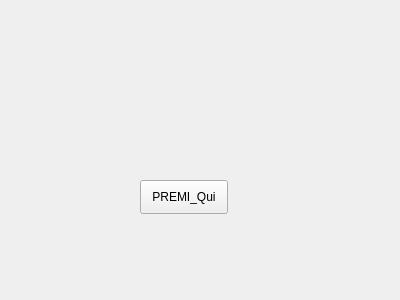
<?xml version="1.0" encoding="UTF-8"?>
<ui version="4.0">
 <class>Form</class>
 <widget class="QWidget" name="Form">
  <property name="geometry">
   <rect>
    <x>0</x>
    <y>0</y>
    <width>400</width>
    <height>300</height>
   </rect>
  </property>
  <property name="windowTitle">
   <string>ui</string>
  </property>
  <widget class="QPushButton" name="btn">
   <property name="geometry">
    <rect>
     <x>140</x>
     <y>180</y>
     <width>88</width>
     <height>34</height>
    </rect>
   </property>
   <property name="text">
    <string>PREMI_Qui</string>
   </property>
  </widget>
 </widget>
 <resources/>
 <connections>
  <connection>
   <sender>btn</sender>
   <signal>clicked()</signal>
   <receiver>Form</receiver>
   <slot>prova()</slot>
   <hints>
    <hint type="sourcelabel">
     <x>188</x>
     <y>200</y>
    </hint>
    <hint type="destinationlabel">
     <x>279</x>
     <y>201</y>
    </hint>
   </hints>
  </connection>
 </connections>
 <slots>
  <slot>prova()</slot>
 </slots>
</ui>
